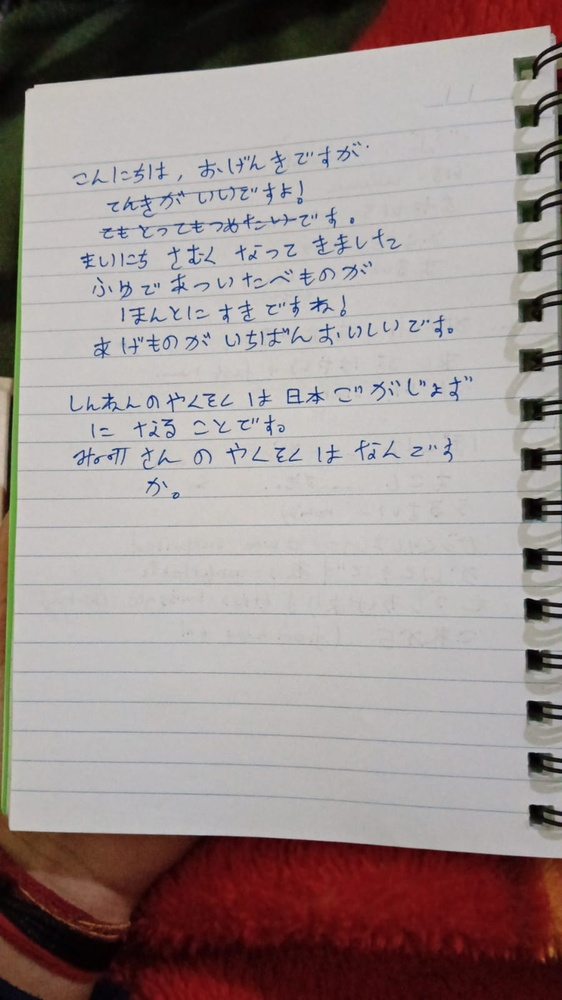
#> input picture tesseractr/testing/input_images/WhatsApp Image 2024-01-14 at 4.23.37 PM.jpeg, 562 x 1000 px, shrunk from 899 x 1599 before the run; its folder holds only this picture in this run
$ python test.py
#> lines starting #> are read from the running program, lines starting #| are printed output that depends on the picture; after the words box and inside, x2 and y2 are one past the last pixel; in counts of white or black regions, pixels touching at a corner belong together
import os
import cv2

def correct_image_illumination(image_path, output_path):
    image = cv2.imread(image_path)
#> image is the input picture: shape (1000, 562, 3); mean B, G, R 143, 144.6, 156.5
    image = cv2.cvtColor(image, cv2.COLOR_BGR2GRAY)
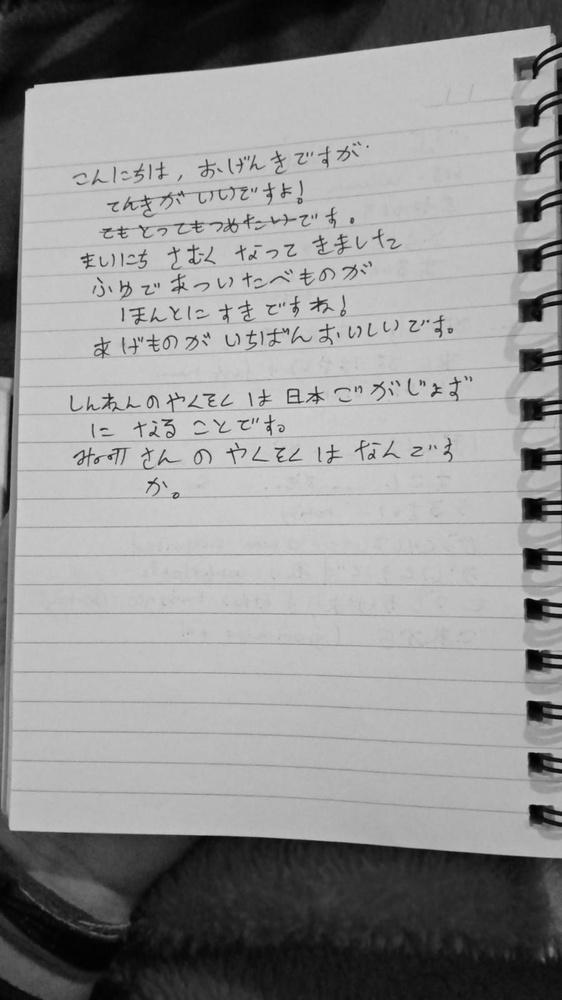
#> image: shape (1000, 562); min 0, max 222, mean 148
    se = cv2.getStructuringElement(cv2.MORPH_RECT, (8, 8))
    bg = cv2.morphologyEx(image, cv2.MORPH_DILATE, se)
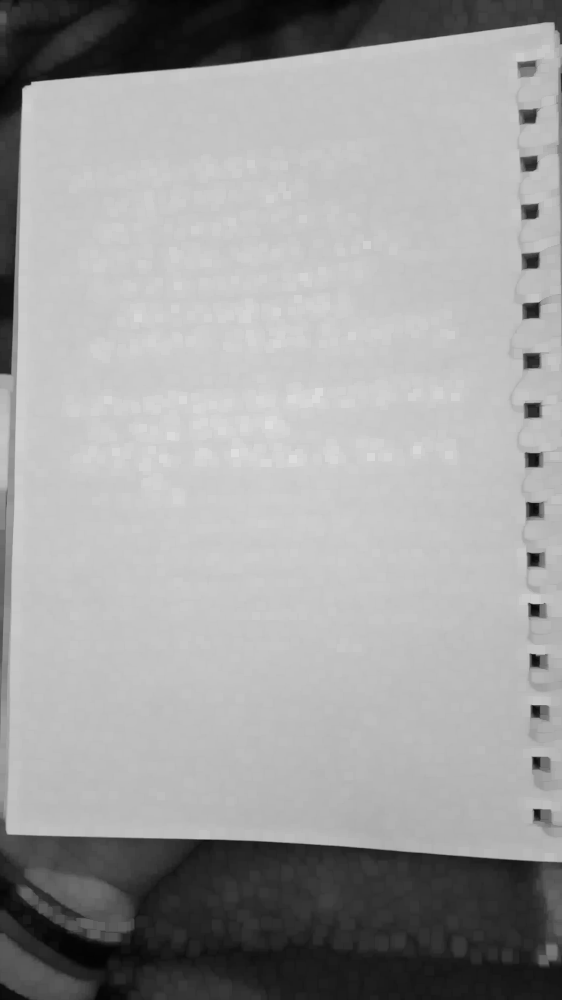
#> bg: shape (1000, 562); min 3, max 222, mean 159.6
    out_gray = cv2.divide(image, bg, scale=255)
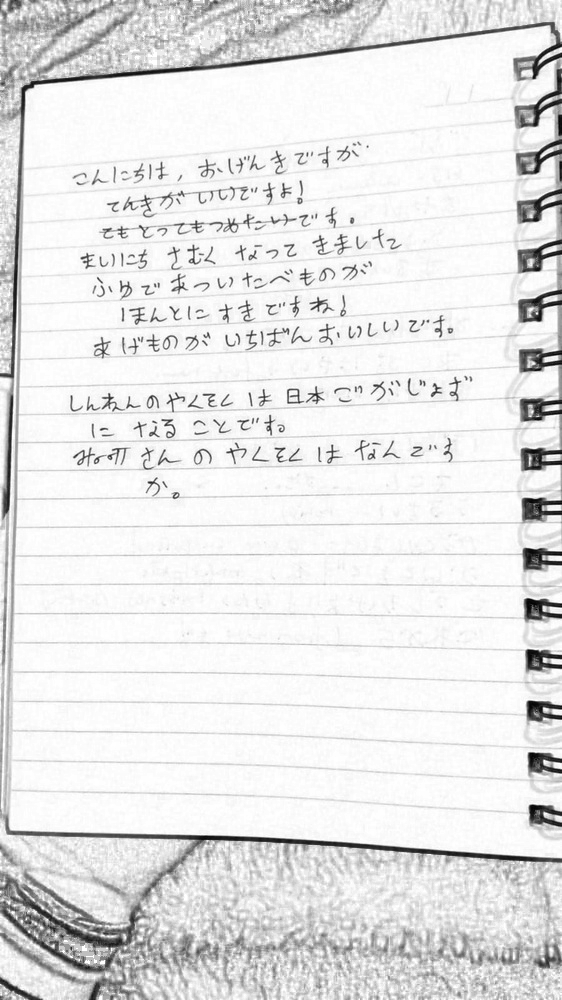
#> out_gray: shape (1000, 562); min 0, max 255, mean 229.8
    out_binary = cv2.threshold(out_gray, 0, 255, cv2.THRESH_OTSU)[1]
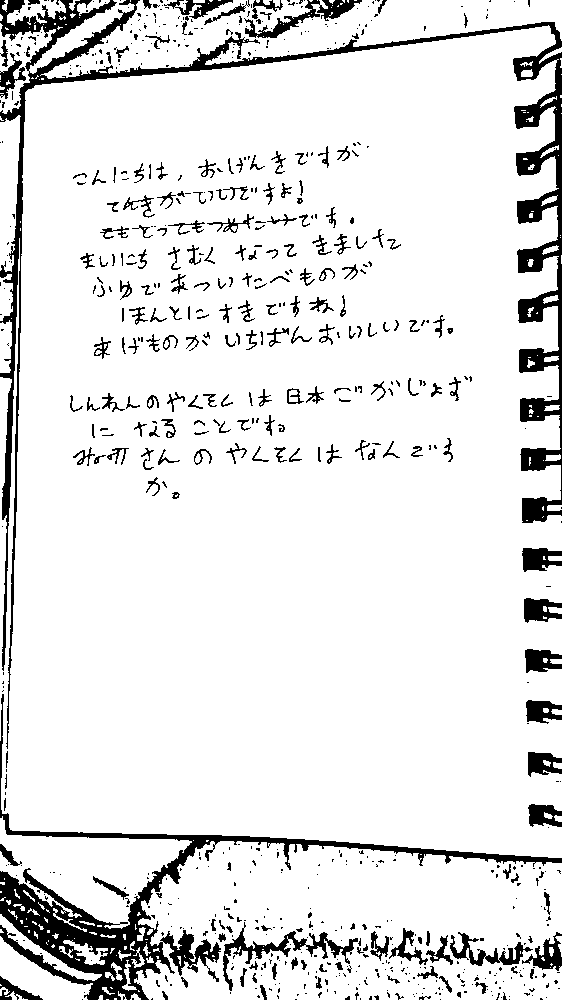
#> out_binary: shape (1000, 562); 89.7% white; 725 black regions (506 under 20 px), largest, box (x1, y1, x2, y2) and area: (0, 0, 562, 749) 19531, (0, 694, 562, 1000) 14445, (223, 922, 358, 991) 1497
    cv2.imwrite(output_path + '_binary.png', out_binary)
    cv2.imwrite(output_path + '_gray.png', out_gray)

def process_images(input_folder, output_folder):
    os.makedirs(output_folder, exist_ok=True)
    image_files = [f for f in os.listdir(input_folder) if f.lower().endswith(('.jpg', '.jpeg', '.png'))]
    for image_file in image_files:
        input_path = os.path.join(input_folder, image_file)
        output_path = os.path.join(output_folder, f"processed_{os.path.splitext(image_file)[0]}")
        correct_image_illumination(input_path, output_path)
        print(f"Processed image saved: {output_path}")

if __name__ == "__main__":
    input_folder = "input_images"
    output_folder = "output_images"
    process_images(input_folder, output_folder)


# update tessdata file to updated[?] version
